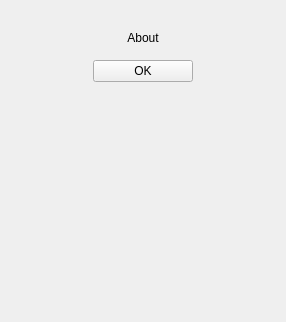
<?xml version="1.0" encoding="UTF-8"?>
<ui version="4.0">
 <class>About</class>
 <widget class="QWidget" name="About">
  <property name="geometry">
   <rect>
    <x>0</x>
    <y>0</y>
    <width>286</width>
    <height>322</height>
   </rect>
  </property>
  <property name="windowTitle">
   <string>About</string>
  </property>
  <layout class="QVBoxLayout" name="verticalLayout">
   <item>
    <widget class="QLabel" name="lblIcon">
     <property name="sizePolicy">
      <sizepolicy hsizetype="Preferred" vsizetype="Fixed">
       <horstretch>0</horstretch>
       <verstretch>0</verstretch>
      </sizepolicy>
     </property>
     <property name="text">
      <string/>
     </property>
     <property name="pixmap">
      <pixmap resource="assets.qrc">:/assets/icon_64.png</pixmap>
     </property>
     <property name="alignment">
      <set>Qt::AlignCenter</set>
     </property>
    </widget>
   </item>
   <item>
    <widget class="QLabel" name="lblAbout">
     <property name="text">
      <string>About</string>
     </property>
     <property name="alignment">
      <set>Qt::AlignCenter</set>
     </property>
     <property name="wordWrap">
      <bool>true</bool>
     </property>
    </widget>
   </item>
   <item>
    <widget class="QWidget" name="widget" native="true">
     <layout class="QHBoxLayout" name="horizontalLayout">
      <item>
       <widget class="QPushButton" name="pbAboutOk">
        <property name="maximumSize">
         <size>
          <width>100</width>
          <height>16777215</height>
         </size>
        </property>
        <property name="text">
         <string>OK</string>
        </property>
       </widget>
      </item>
     </layout>
    </widget>
   </item>
   <item>
    <spacer name="verticalSpacer_2">
     <property name="orientation">
      <enum>Qt::Vertical</enum>
     </property>
     <property name="sizeHint" stdset="0">
      <size>
       <width>20</width>
       <height>40</height>
      </size>
     </property>
    </spacer>
   </item>
  </layout>
 </widget>
 <resources>
  <include location="assets.qrc"/>
 </resources>
 <connections/>
</ui>
